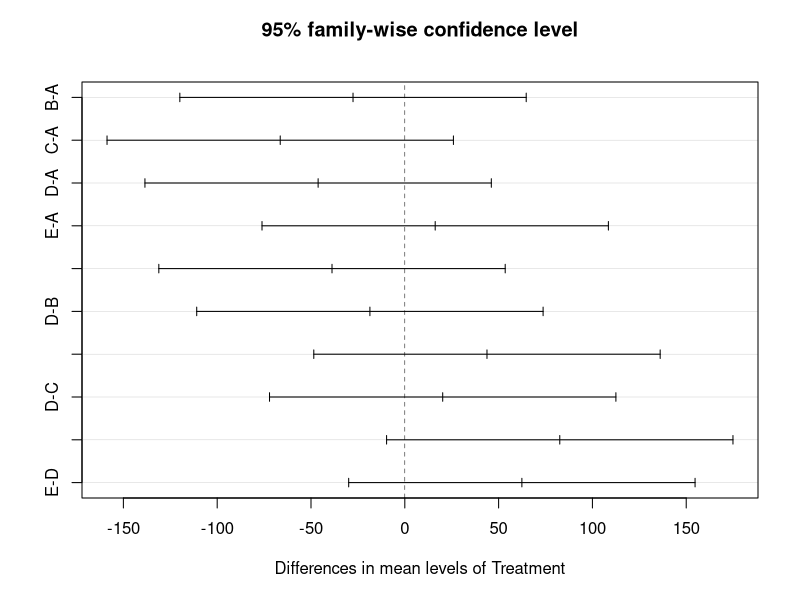

Source code (R):
## ---- chunk 1
# Practical 26
# Analysis of Latin Square Design

# Step 1: Enter the treatment arrangement
treatment <- matrix(c(
  "B", "A", "E", "D", "C",
  "C", "D", "B", "A", "E",
  "E", "B", "A", "C", "D",
  "A", "C", "D", "E", "B",
  "D", "E", "C", "B", "A"
), nrow = 5, byrow = TRUE)

# Step 2: Enter the corresponding yields
yield <- matrix(c(
  405, 525, 463, 441, 481,
  325, 445, 429, 413, 493,
  471, 492, 432, 381, 410,
  552, 431, 425, 572, 451,
  430, 464, 432, 467, 460
), nrow = 5, byrow = TRUE)

cat("Treatment Arrangement:\n")
print(treatment)

cat("\nYield Data:\n")
print(yield)
## ---- chunk 2
# Step 3: Convert data into a data frame
data <- data.frame(
  Row = factor(rep(1:5, each = 5)),
  Column = factor(rep(1:5, times = 5)),
  Treatment = factor(as.vector(t(treatment)),
                     levels = c("A", "B", "C", "D", "E")),
  Yield = as.vector(t(yield))
)

cat("\nComplete Dataset:\n")
print(data)
## ---- chunk 3
# Step 4: Fit the Latin Square Design model
model <- aov(Yield ~ Row + Column + Treatment, data = data)

# Step 5: ANOVA Table
cat("\nANOVA TABLE:\n")
print(summary(model))
## ---- chunk 4
# Step 6: Treatment Means
cat("\nTreatment Means:\n")
print(aggregate(Yield ~ Treatment, data = data, mean))
## ---- chunk 5
# Step 7: Test equality of treatment effects
anova_result <- summary(model)[[1]]

p_value <- anova_result["Treatment", "Pr(>F)"]

cat("\nP-value for Treatment Effect =", p_value, "\n")

if (p_value < 0.05) {
  cat("Reject H0: Treatments are not equally effective.\n")
} else {
  cat("Do not reject H0: No significant difference among treatments.\n")
}
## ---- chunk 6
# Step 8: Pairwise comparison using Tukey's HSD
cat("\nTUKEY'S HSD TEST:\n")
print(TukeyHSD(model, "Treatment", conf.level = 0.95))

# Step 9: Critical Difference (Tukey method)
cat("\nTukey HSD comparison plot:\n")
plot(TukeyHSD(model, "Treatment"))
